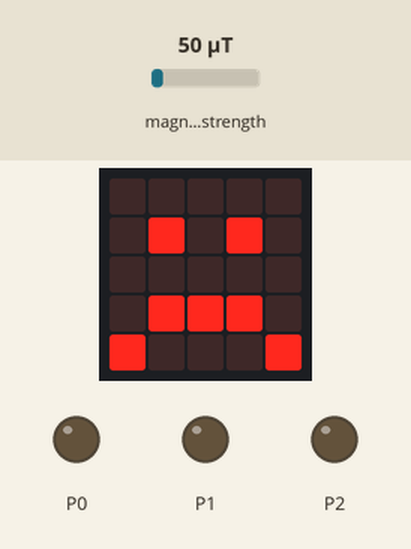
This program was run on a simulated BBC micro:bit (MakeCode). On the bench: the board's 5×5 LED display, output pins drawn as LEDs (lit = HIGH). Inputs (shaded band) come from the test bench; at power-on: magnetic field strength 50 µT.

Above: at 1.8 s.
1.9 s: magnetic field strength set to 62 µT
At 3.1 s:
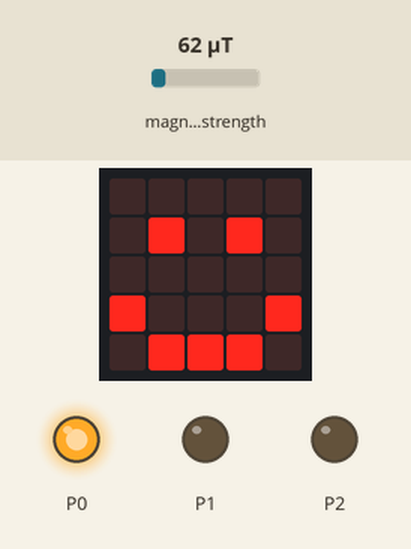
At 8.5 s:
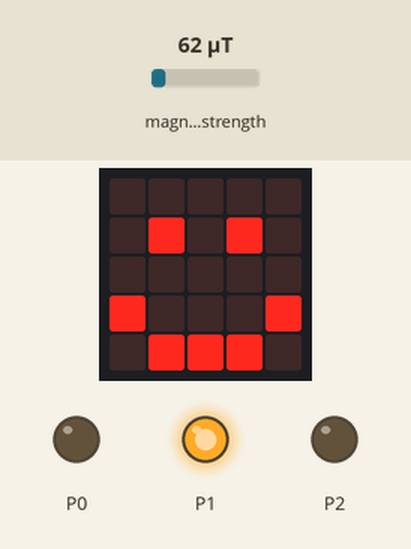
Timing chart, 0 to 19.5 s (numbered marks = the images above; inputs shaded):
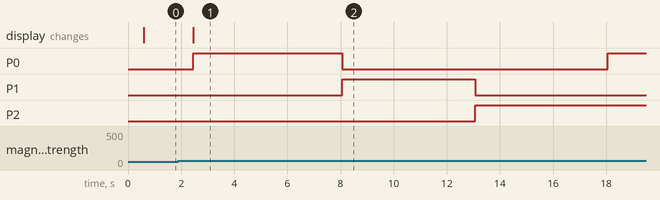

The program:

main.ts
```typescript
let LichtAan = false
let Magnet = 0
basic.showIcon(IconNames.Heart)
basic.forever(function () {
    Magnet = input.magneticForce(Dimension.Strength)
    LichtAan = Magnet > 55
    while (LichtAan == false) {
        basic.showIcon(IconNames.Sad)
        break;
    }
    while (LichtAan == true) {
        pins.digitalWritePin(DigitalPin.P0, 1)
        basic.showIcon(IconNames.Happy)
        basic.pause(5000)
        pins.digitalWritePin(DigitalPin.P0, 0)
        pins.digitalWritePin(DigitalPin.P1, 1)
        basic.pause(5000)
        pins.digitalWritePin(DigitalPin.P1, 0)
        pins.digitalWritePin(DigitalPin.P2, 1)
        basic.pause(5000)
    }
})
```

test.ts
```typescript
// tests gaan hier; deze zal niet worden gecompileerd wanneer dit pakket wordt gebruikt als extensie.
```

Measured:
- the behaviour switches between 55 and 56 µT on magnetic field strength (found by bisection; images 0 and 1)
- after the input at 1.9 s, P0: LOW → HIGH after 0.56 s, → LOW 5.6 s later, → HIGH 10.0 s later; P1: LOW → HIGH after 6.2 s, → LOW 5.0 s later; P2: LOW → HIGH after 11.2 s; the display: changes after 0.56 s (image 1)
